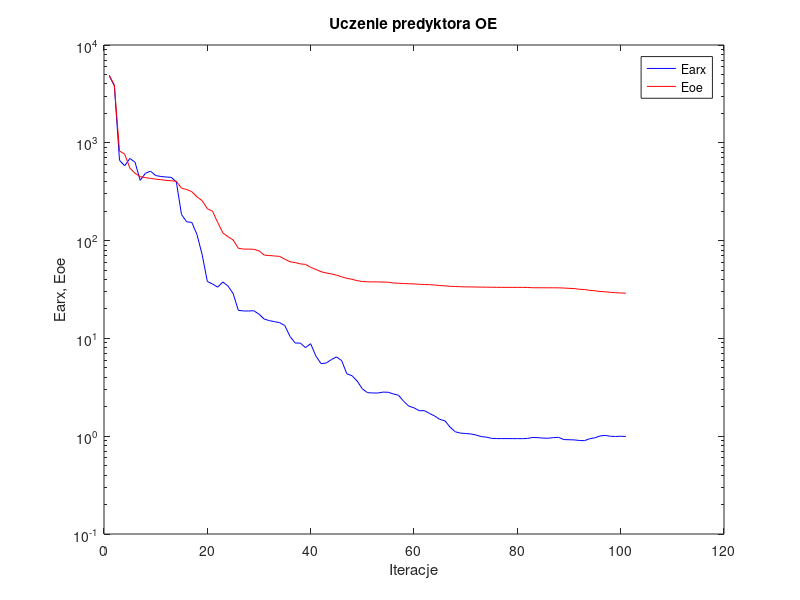
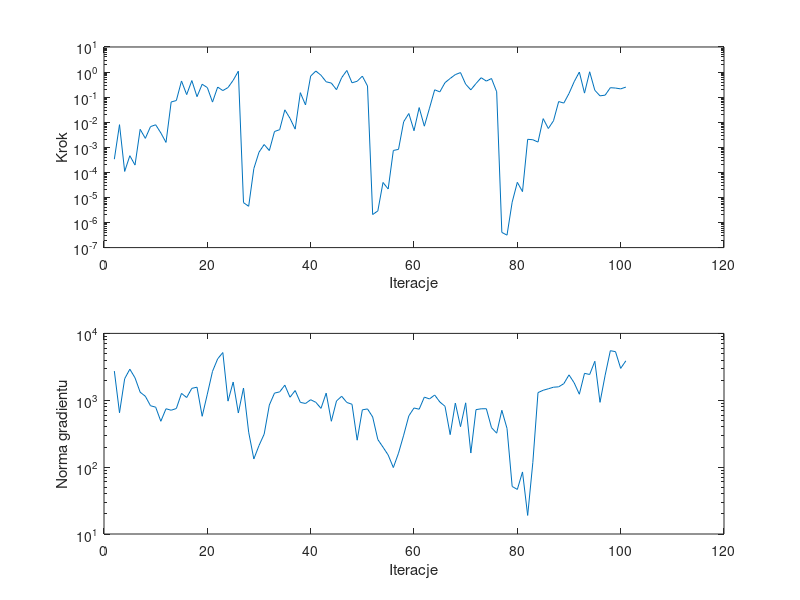

Source code (MATLAB) for these figures, in order:
%uczenie predyktora oe
clear all;
n=0; farx(n+1)=4.865414e+003; foe(n+1)=4.908917e+003; wspucz(n+1)=0.000000e+000; ng(n+1)=0.000000e+000;
%odnowa zmiennej metryki
n=1; farx(n+1)=3.816804e+003; foe(n+1)=3.905437e+003; krok(n+1)=3.355212e-004; ng(n+1)=2.734022e+003;
n=2; farx(n+1)=6.627363e+002; foe(n+1)=8.234164e+002; krok(n+1)=7.981858e-003; ng(n+1)=6.499091e+002;
n=3; farx(n+1)=5.819327e+002; foe(n+1)=7.676512e+002; krok(n+1)=1.089132e-004; ng(n+1)=2.100071e+003;
n=4; farx(n+1)=6.916515e+002; foe(n+1)=5.519262e+002; krok(n+1)=4.616173e-004; ng(n+1)=2.917121e+003;
n=5; farx(n+1)=6.342448e+002; foe(n+1)=4.884660e+002; krok(n+1)=1.955288e-004; ng(n+1)=2.167516e+003;
n=6; farx(n+1)=4.126624e+002; foe(n+1)=4.507555e+002; krok(n+1)=5.208348e-003; ng(n+1)=1.319121e+003;
n=7; farx(n+1)=4.871230e+002; foe(n+1)=4.406358e+002; krok(n+1)=2.269758e-003; ng(n+1)=1.148234e+003;
n=8; farx(n+1)=5.132528e+002; foe(n+1)=4.326543e+002; krok(n+1)=6.669234e-003; ng(n+1)=8.278606e+002;
n=9; farx(n+1)=4.625970e+002; foe(n+1)=4.251006e+002; krok(n+1)=7.899173e-003; ng(n+1)=7.886499e+002;
n=10; farx(n+1)=4.524927e+002; foe(n+1)=4.199218e+002; krok(n+1)=3.739948e-003; ng(n+1)=4.848427e+002;
n=11; farx(n+1)=4.471388e+002; foe(n+1)=4.126368e+002; krok(n+1)=1.563831e-003; ng(n+1)=7.466080e+002;
n=12; farx(n+1)=4.432630e+002; foe(n+1)=4.093689e+002; krok(n+1)=6.407656e-002; ng(n+1)=7.094346e+002;
n=13; farx(n+1)=3.994525e+002; foe(n+1)=4.042202e+002; krok(n+1)=7.322178e-002; ng(n+1)=7.525742e+002;
n=14; farx(n+1)=1.849371e+002; foe(n+1)=3.438714e+002; krok(n+1)=4.411592e-001; ng(n+1)=1.267662e+003;
n=15; farx(n+1)=1.556730e+002; foe(n+1)=3.326971e+002; krok(n+1)=1.261335e-001; ng(n+1)=1.098904e+003;
n=16; farx(n+1)=1.533817e+002; foe(n+1)=3.164475e+002; krok(n+1)=4.584092e-001; ng(n+1)=1.507607e+003;
n=17; farx(n+1)=1.150613e+002; foe(n+1)=2.798140e+002; krok(n+1)=1.044009e-001; ng(n+1)=1.569339e+003;
n=18; farx(n+1)=7.170416e+001; foe(n+1)=2.557247e+002; krok(n+1)=3.261226e-001; ng(n+1)=5.758881e+002;
n=19; farx(n+1)=3.821691e+001; foe(n+1)=2.118949e+002; krok(n+1)=2.408726e-001; ng(n+1)=1.235445e+003;
n=20; farx(n+1)=3.603792e+001; foe(n+1)=1.997561e+002; krok(n+1)=6.345766e-002; ng(n+1)=2.704309e+003;
n=21; farx(n+1)=3.341236e+001; foe(n+1)=1.536154e+002; krok(n+1)=2.522670e-001; ng(n+1)=4.163758e+003;
n=22; farx(n+1)=3.776263e+001; foe(n+1)=1.201304e+002; krok(n+1)=1.827549e-001; ng(n+1)=5.172801e+003;
n=23; farx(n+1)=3.428918e+001; foe(n+1)=1.094999e+002; krok(n+1)=2.408726e-001; ng(n+1)=9.704655e+002;
n=24; farx(n+1)=2.872326e+001; foe(n+1)=1.014847e+002; krok(n+1)=4.686024e-001; ng(n+1)=1.873706e+003;
n=25; farx(n+1)=1.935586e+001; foe(n+1)=8.351632e+001; krok(n+1)=1.083912e+000; ng(n+1)=6.450282e+002;
%odnowa zmiennej metryki
n=26; farx(n+1)=1.908523e+001; foe(n+1)=8.190070e+001; krok(n+1)=6.210948e-006; ng(n+1)=1.525073e+003;
n=27; farx(n+1)=1.906884e+001; foe(n+1)=8.183874e+001; krok(n+1)=4.441655e-006; ng(n+1)=3.333409e+002;
n=28; farx(n+1)=1.918386e+001; foe(n+1)=8.149079e+001; krok(n+1)=1.412779e-004; ng(n+1)=1.324748e+002;
n=29; farx(n+1)=1.768991e+001; foe(n+1)=7.859714e+001; krok(n+1)=6.371543e-004; ng(n+1)=2.102713e+002;
n=30; farx(n+1)=1.577351e+001; foe(n+1)=7.113197e+001; krok(n+1)=1.290694e-003; ng(n+1)=3.116275e+002;
n=31; farx(n+1)=1.520203e+001; foe(n+1)=7.034878e+001; krok(n+1)=7.394073e-004; ng(n+1)=8.482245e+002;
n=32; farx(n+1)=1.483249e+001; foe(n+1)=6.963765e+001; krok(n+1)=4.258262e-003; ng(n+1)=1.279387e+003;
n=33; farx(n+1)=1.449102e+001; foe(n+1)=6.896901e+001; krok(n+1)=5.038654e-003; ng(n+1)=1.335019e+003;
n=34; farx(n+1)=1.352309e+001; foe(n+1)=6.449368e+001; krok(n+1)=3.118548e-002; ng(n+1)=1.682827e+003;
n=35; farx(n+1)=1.046355e+001; foe(n+1)=6.077543e+001; krok(n+1)=1.428969e-002; ng(n+1)=1.110181e+003;
n=36; farx(n+1)=8.965994e+000; foe(n+1)=5.961829e+001; krok(n+1)=5.294040e-003; ng(n+1)=1.397778e+003;
n=37; farx(n+1)=8.956243e+000; foe(n+1)=5.781073e+001; krok(n+1)=1.507961e-001; ng(n+1)=9.298915e+002;
n=38; farx(n+1)=8.043815e+000; foe(n+1)=5.716165e+001; krok(n+1)=4.879939e-002; ng(n+1)=8.949809e+002;
n=39; farx(n+1)=8.827797e+000; foe(n+1)=5.332128e+001; krok(n+1)=6.930078e-001; ng(n+1)=1.018688e+003;
n=40; farx(n+1)=6.616646e+000; foe(n+1)=5.074270e+001; krok(n+1)=1.098329e+000; ng(n+1)=9.313404e+002;
n=41; farx(n+1)=5.527103e+000; foe(n+1)=4.807617e+001; krok(n+1)=7.448368e-001; ng(n+1)=7.561501e+002;
n=42; farx(n+1)=5.605107e+000; foe(n+1)=4.670052e+001; krok(n+1)=4.096582e-001; ng(n+1)=1.279243e+003;
n=43; farx(n+1)=6.065184e+000; foe(n+1)=4.561259e+001; krok(n+1)=3.636509e-001; ng(n+1)=4.851505e+002;
n=44; farx(n+1)=6.469926e+000; foe(n+1)=4.433648e+001; krok(n+1)=1.981558e-001; ng(n+1)=9.761400e+002;
n=45; farx(n+1)=5.924430e+000; foe(n+1)=4.268884e+001; krok(n+1)=5.968867e-001; ng(n+1)=1.148194e+003;
n=46; farx(n+1)=4.346652e+000; foe(n+1)=4.112727e+001; krok(n+1)=1.157790e+000; ng(n+1)=9.268035e+002;
n=47; farx(n+1)=4.156334e+000; foe(n+1)=4.024178e+001; krok(n+1)=3.730776e-001; ng(n+1)=8.713408e+002;
n=48; farx(n+1)=3.664049e+000; foe(n+1)=3.890065e+001; krok(n+1)=4.300038e-001; ng(n+1)=2.528596e+002;
n=49; farx(n+1)=3.049922e+000; foe(n+1)=3.818824e+001; krok(n+1)=6.888628e-001; ng(n+1)=7.191326e+002;
n=50; farx(n+1)=2.787304e+000; foe(n+1)=3.790657e+001; krok(n+1)=2.785672e-001; ng(n+1)=7.419760e+002;
%odnowa zmiennej metryki
n=51; farx(n+1)=2.767380e+000; foe(n+1)=3.784220e+001; krok(n+1)=2.079704e-006; ng(n+1)=5.626177e+002;
n=52; farx(n+1)=2.764467e+000; foe(n+1)=3.782274e+001; krok(n+1)=2.909532e-006; ng(n+1)=2.586193e+002;
n=53; farx(n+1)=2.823907e+000; foe(n+1)=3.764689e+001; krok(n+1)=3.955346e-005; ng(n+1)=1.989521e+002;
n=54; farx(n+1)=2.814662e+000; foe(n+1)=3.757550e+001; krok(n+1)=2.170937e-005; ng(n+1)=1.518540e+002;
n=55; farx(n+1)=2.706575e+000; foe(n+1)=3.687697e+001; krok(n+1)=7.459822e-004; ng(n+1)=9.855438e+001;
n=56; farx(n+1)=2.623251e+000; foe(n+1)=3.663986e+001; krok(n+1)=8.259539e-004; ng(n+1)=1.618158e+002;
n=57; farx(n+1)=2.272389e+000; foe(n+1)=3.638892e+001; krok(n+1)=1.046652e-002; ng(n+1)=3.005186e+002;
n=58; farx(n+1)=2.028107e+000; foe(n+1)=3.618608e+001; krok(n+1)=2.223039e-002; ng(n+1)=5.847430e+002;
n=59; farx(n+1)=1.951667e+000; foe(n+1)=3.608644e+001; krok(n+1)=4.573216e-003; ng(n+1)=7.664354e+002;
n=60; farx(n+1)=1.822118e+000; foe(n+1)=3.574614e+001; krok(n+1)=3.832769e-002; ng(n+1)=7.348656e+002;
n=61; farx(n+1)=1.825200e+000; foe(n+1)=3.556919e+001; krok(n+1)=6.947618e-003; ng(n+1)=1.113865e+003;
n=62; farx(n+1)=1.709320e+000; foe(n+1)=3.544320e+001; krok(n+1)=3.637216e-002; ng(n+1)=1.046924e+003;
n=63; farx(n+1)=1.608608e+000; foe(n+1)=3.516121e+001; krok(n+1)=1.961845e-001; ng(n+1)=1.198484e+003;
n=64; farx(n+1)=1.484759e+000; foe(n+1)=3.470285e+001; krok(n+1)=1.619492e-001; ng(n+1)=9.424302e+002;
n=65; farx(n+1)=1.435880e+000; foe(n+1)=3.444941e+001; krok(n+1)=3.780408e-001; ng(n+1)=8.127683e+002;
n=66; farx(n+1)=1.234451e+000; foe(n+1)=3.410108e+001; krok(n+1)=5.551463e-001; ng(n+1)=3.061954e+002;
n=67; farx(n+1)=1.108665e+000; foe(n+1)=3.393696e+001; krok(n+1)=7.927530e-001; ng(n+1)=9.079464e+002;
n=68; farx(n+1)=1.075631e+000; foe(n+1)=3.376041e+001; krok(n+1)=9.528451e-001; ng(n+1)=4.028011e+002;
n=69; farx(n+1)=1.065085e+000; foe(n+1)=3.365685e+001; krok(n+1)=3.276650e-001; ng(n+1)=9.151526e+002;
n=70; farx(n+1)=1.054390e+000; foe(n+1)=3.362045e+001; krok(n+1)=1.951976e-001; ng(n+1)=1.625147e+002;
n=71; farx(n+1)=1.028622e+000; foe(n+1)=3.352043e+001; krok(n+1)=3.493083e-001; ng(n+1)=7.239848e+002;
n=72; farx(n+1)=9.911858e-001; foe(n+1)=3.345501e+001; krok(n+1)=5.949654e-001; ng(n+1)=7.454575e+002;
n=73; farx(n+1)=9.785040e-001; foe(n+1)=3.340804e+001; krok(n+1)=4.363710e-001; ng(n+1)=7.472478e+002;
n=74; farx(n+1)=9.505615e-001; foe(n+1)=3.333785e+001; krok(n+1)=5.525859e-001; ng(n+1)=3.893516e+002;
n=75; farx(n+1)=9.454529e-001; foe(n+1)=3.329475e+001; krok(n+1)=1.634459e-001; ng(n+1)=3.219881e+002;
%odnowa zmiennej metryki
n=76; farx(n+1)=9.453903e-001; foe(n+1)=3.326906e+001; krok(n+1)=4.033308e-007; ng(n+1)=7.084143e+002;
n=77; farx(n+1)=9.453093e-001; foe(n+1)=3.326427e+001; krok(n+1)=3.136099e-007; ng(n+1)=3.797716e+002;
n=78; farx(n+1)=9.443562e-001; foe(n+1)=3.326255e+001; krok(n+1)=6.476813e-006; ng(n+1)=5.139727e+001;
n=79; farx(n+1)=9.446903e-001; foe(n+1)=3.324763e+001; krok(n+1)=4.013634e-005; ng(n+1)=4.642611e+001;
n=80; farx(n+1)=9.437978e-001; foe(n+1)=3.323299e+001; krok(n+1)=1.707914e-005; ng(n+1)=8.473678e+001;
n=81; farx(n+1)=9.500077e-001; foe(n+1)=3.317274e+001; krok(n+1)=2.080994e-003; ng(n+1)=1.895889e+001;
n=82; farx(n+1)=9.704780e-001; foe(n+1)=3.296342e+001; krok(n+1)=2.000848e-003; ng(n+1)=1.175072e+002;
n=83; farx(n+1)=9.660163e-001; foe(n+1)=3.294965e+001; krok(n+1)=1.611746e-003; ng(n+1)=1.302356e+003;
n=84; farx(n+1)=9.562514e-001; foe(n+1)=3.292745e+001; krok(n+1)=1.389524e-002; ng(n+1)=1.410401e+003;
n=85; farx(n+1)=9.541584e-001; foe(n+1)=3.292504e+001; krok(n+1)=5.608324e-003; ng(n+1)=1.485451e+003;
n=86; farx(n+1)=9.678516e-001; foe(n+1)=3.291530e+001; krok(n+1)=1.142218e-002; ng(n+1)=1.567655e+003;
n=87; farx(n+1)=9.733946e-001; foe(n+1)=3.287395e+001; krok(n+1)=6.659180e-002; ng(n+1)=1.588566e+003;
n=88; farx(n+1)=9.234845e-001; foe(n+1)=3.274837e+001; krok(n+1)=5.801457e-002; ng(n+1)=1.772383e+003;
n=89; farx(n+1)=9.202401e-001; foe(n+1)=3.249891e+001; krok(n+1)=1.400181e-001; ng(n+1)=2.396714e+003;
n=90; farx(n+1)=9.164833e-001; foe(n+1)=3.236241e+001; krok(n+1)=4.114269e-001; ng(n+1)=1.822509e+003;
n=91; farx(n+1)=9.045086e-001; foe(n+1)=3.178088e+001; krok(n+1)=1.001603e+000; ng(n+1)=1.230861e+003;
n=92; farx(n+1)=8.998657e-001; foe(n+1)=3.161796e+001; krok(n+1)=1.447238e-001; ng(n+1)=2.527207e+003;
n=93; farx(n+1)=9.424203e-001; foe(n+1)=3.098487e+001; krok(n+1)=1.026286e+000; ng(n+1)=2.429824e+003;
n=94; farx(n+1)=9.626085e-001; foe(n+1)=3.070801e+001; krok(n+1)=1.874735e-001; ng(n+1)=3.829510e+003;
n=95; farx(n+1)=1.005754e+000; foe(n+1)=3.018928e+001; krok(n+1)=1.124683e-001; ng(n+1)=9.310180e+002;
n=96; farx(n+1)=1.019199e+000; foe(n+1)=2.994824e+001; krok(n+1)=1.200783e-001; ng(n+1)=2.377135e+003;
n=97; farx(n+1)=9.982361e-001; foe(n+1)=2.962932e+001; krok(n+1)=2.382113e-001; ng(n+1)=5.511915e+003;
n=98; farx(n+1)=9.938295e-001; foe(n+1)=2.931892e+001; krok(n+1)=2.301315e-001; ng(n+1)=5.331496e+003;
n=99; farx(n+1)=9.981860e-001; foe(n+1)=2.914256e+001; krok(n+1)=2.134155e-001; ng(n+1)=2.996665e+003;
n=100; farx(n+1)=9.947631e-001; foe(n+1)=2.896133e+001; krok(n+1)=2.515310e-001; ng(n+1)=3.886294e+003;

figure; semilogy(farx,'b'); hold on; semilogy(foe,'r'); xlabel('Iteracje'); ylabel('Earx, Eoe'); legend('Earx','Eoe'); title('Uczenie predyktora OE');
figure; subplot(2,1,1); semilogy(krok); xlabel('Iteracje'); ylabel('Krok');
subplot(2,1,2); semilogy(ng); xlabel('Iteracje'); ylabel('Norma gradientu');
Earx=farx(n+1)
Eoe=foe(n+1)
